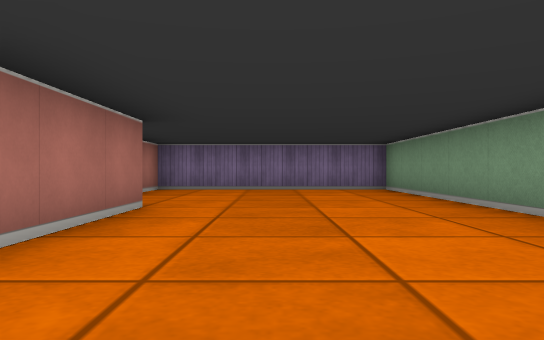
view 1 (above)

19 first-person views from a walk through a cub3D ray-caster map. The camera is about half as high as the walls, looks level and sees 70° across. The floor is counted in squares. Each view is taken from the middle of a square. On the plan, view 1 faces up. The plan holds only what a view shows up to about 9 squares ahead; the rest is blank.

view 2
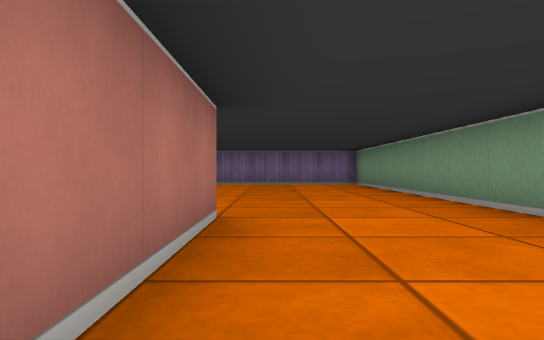

view 3
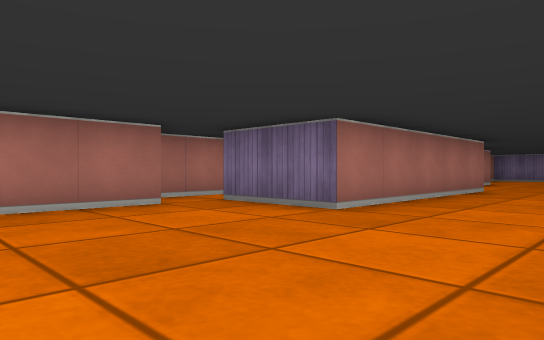

view 4
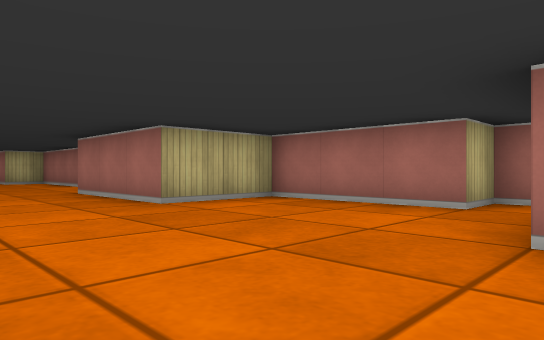

view 5
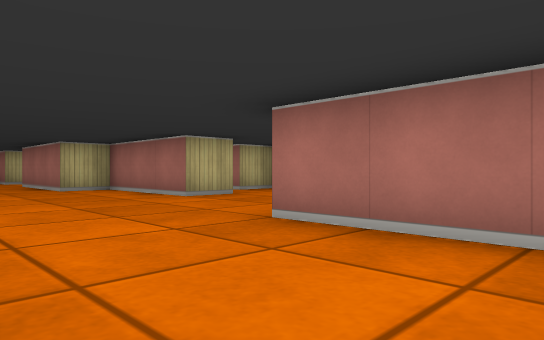

view 6
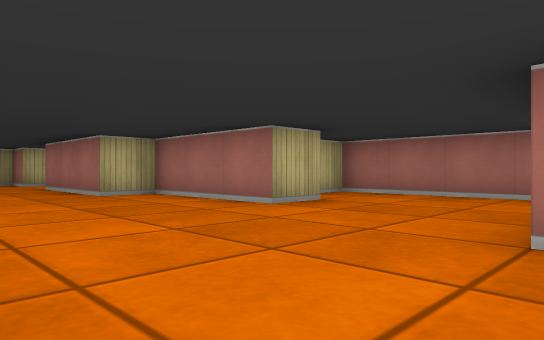

view 7
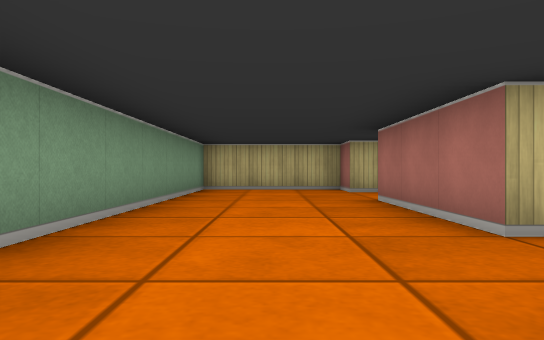

view 8
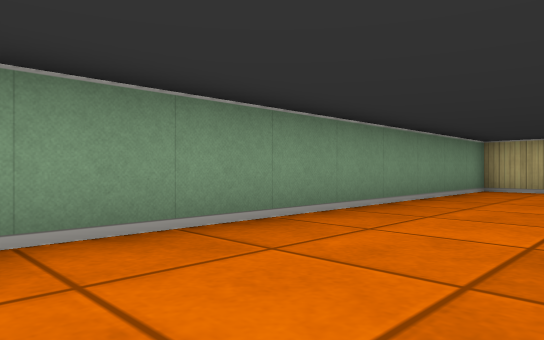

view 9
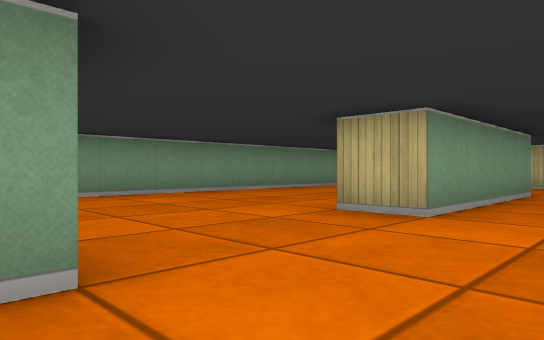

view 10
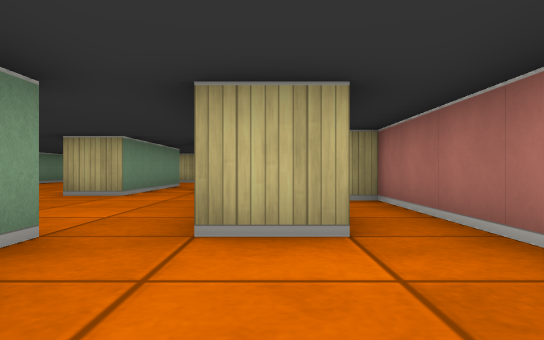

view 11
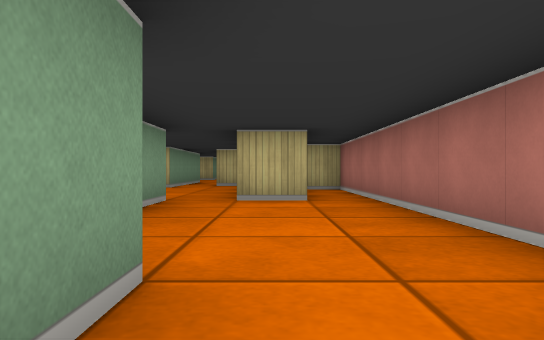

view 12
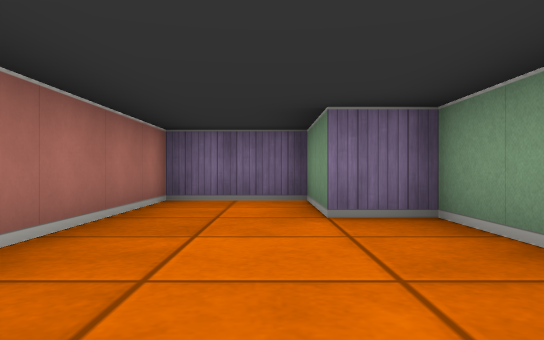

view 13
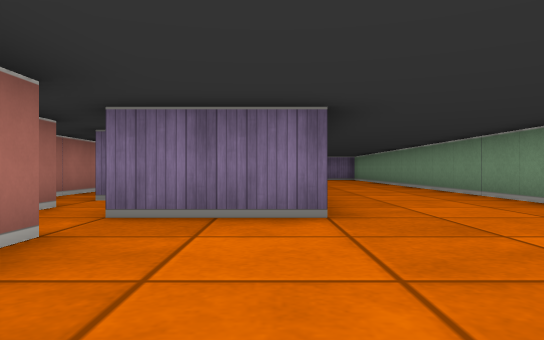

view 14
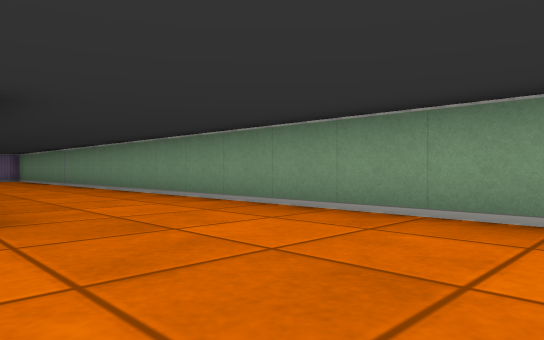

view 15
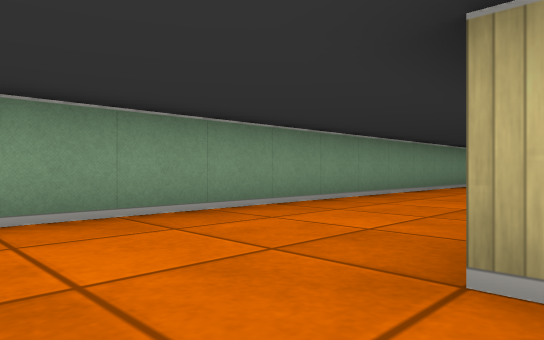

view 16
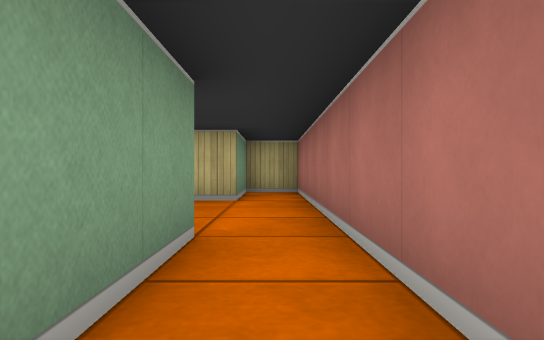

view 17
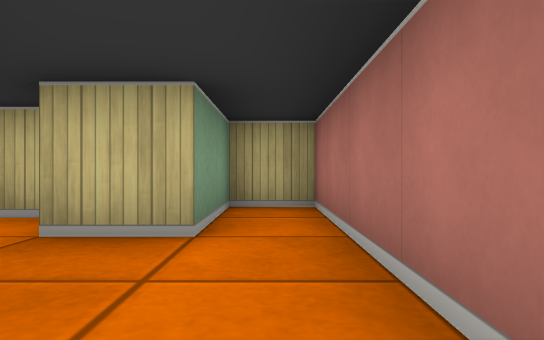

view 18
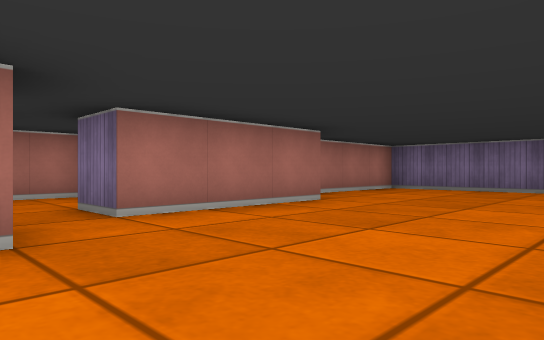

view 19
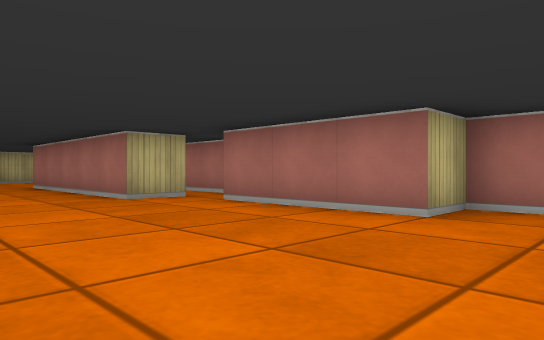

### Floor plan
Ten units are one square. View 1 is at (0, 0); x grows to the right and y downward. Boxes are objects, and circles mark ways between rooms. Rooms are numbered by the first view taken in them; rooms with no view inside come last. Other rooms are left out.
<svg viewBox="-70 -90 100 330">
<path fill="none" stroke="#000" d="M-25 55 -25 85 -5 85 -5 115M-45 122 -45 155 -35 155M-5 -5 -5 45 -25 45M-25 155 -25 145 -15 145 -15 175 -5 175 -5 205M-11 225 -5 225 -5 235 25 235 25 -85 -25 -85 -25 -45 -15 -45 -15 -15M-35 79 -35 65 -45 65 -45 45 -65 45 -65 135 -58 135M-56 105 -45 105M-35 105 -35 95M-25 185 -25 155M-35 155 -35 235 -25 235 -25 215 -15 215M-35 35 -35 55 -25 55M-45 2 -45 18M-25 -2 -25 11M-15 -5 -5 -5M-15 -15 -25 -15"/>
<circle cx="-40" cy="100" r="3" fill="#2a7"/>
<circle cx="-20" cy="210" r="3" fill="#2a7"/>
<circle cx="-30" cy="160" r="3" fill="#2a7"/>
<circle cx="-30" cy="50" r="3" fill="#2a7"/>
<circle cx="-10" cy="-10" r="3" fill="#2a7"/>
<text x="0" y="70">1</text>
<text x="-50" y="80">2</text>
<text x="-30" y="200">3</text>
<text x="-40" y="30">4</text>
<text x="-20" y="0">5</text>
</svg>
Room 1 opens to room 2. Room 1 opens to room 3. Room 1 opens to room 4. Room 1 opens to room 5.

Where each view was taken, in squares from view 1:
view 1: 0 up, 0 right, facing up
view 2: 3 down, 0 right, facing up
view 3: 8 down, 2 right, facing up-left
view 4: 4 down, 2 right, facing down-left
view 5: 9 down, 2 right, facing down-left
view 6: 11 down, 2 right, facing down-left
view 7: 15 down, 1 right, facing down
view 8: 15 down, 0 right, facing down-right
view 9: 11 down, 4 left, facing down-right
view 10: 8 down, 5 left, facing down
view 11: 5 down, 5 left, facing down
view 12: 10 down, 5 left, facing up
view 13: 8 down, 1 left, facing up
view 14: 8 down, 1 left, facing up-right
view 15: 7 down, 1 left, facing down-right
view 16: 16 down, 3 left, facing down
view 17: 19 down, 3 left, facing down
view 18: 0 up, 2 right, facing up-left
view 19: 6 up, 2 right, facing down-left
